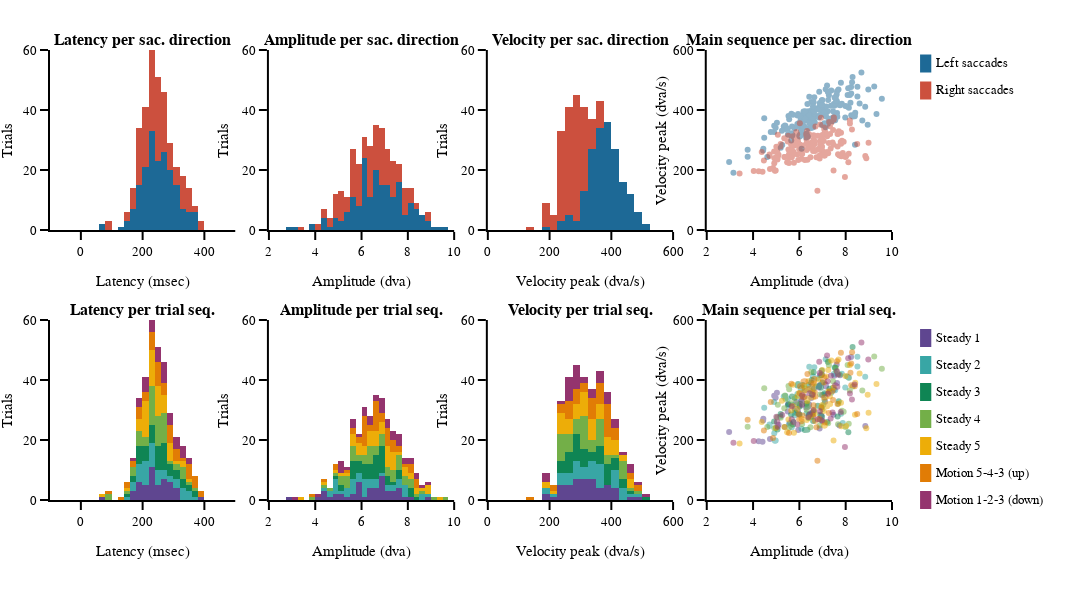

The cell this chart's notebook holds for it:
### Markdown cell above
#### Saccade parameter graph

### Code cell
# figure specific settings
subplot_titles = ('<b>Latency per sac. direction<b>', '<b>Amplitude per sac. direction<b>', '<b>Velocity per sac. direction<b>', '<b>Main sequence per sac. direction<b>',
                  '<b>Latency per trial seq.<b>', '<b>Amplitude per trial seq.<b>', '<b>Velocity per trial seq.<b>', '<b>Main sequence per trial seq.<b>',)
# subplot settings
rows, cols = 2, 4
leg_mergin = 200
fig_height, fig_width = 600,350*4+leg_mergin
column_widths,row_heights = [1,1,1,1],[1,1]
sb_specs = [[{},{},{},{}],[{},{},{},{}]]
fig = make_subplots(rows=rows, cols=cols, print_grid=False, vertical_spacing=0.2, horizontal_spacing=0.04, 
                    column_widths=column_widths, row_heights=row_heights, subplot_titles=subplot_titles)

x_legend = 1.05
y_legend_step = 0.06
y_legend_sd = 0.97
y_legend_ts = 0.36
rad_leg = 0.04

# Right / Left saccades
# ---------------------
for sd_num, sd in enumerate(sds):
    # plot
    fig.append_trace(go.Histogram(x=df_all.loc[(df_all.main_sac_trial == 1) & (df_all.saccade_direction == sd_num+1)]['sac_lat_trial'], name=sd, marker_color=sd_cols[sd_num], xbins_size = 20),row=1, col=1)
    fig.append_trace(go.Histogram(x=df_all.loc[(df_all.main_sac_trial == 1) & (df_all.saccade_direction == sd_num+1)]['sac_amp_trial'], name=sd, marker_color=sd_cols[sd_num], xbins_size = 0.25),row=1, col=2)
    fig.append_trace(go.Histogram(x=df_all.loc[(df_all.main_sac_trial == 1) & (df_all.saccade_direction == sd_num+1)]['sac_vpeak_trial'], name=sd, marker_color=sd_cols[sd_num], xbins_size = 25),row=1, col=3)
    fig.append_trace(go.Scatter(x=df_all.loc[(df_all.main_sac_trial == 1) & (df_all.saccade_direction == sd_num+1)]['sac_amp_trial'],
                                y=df_all.loc[(df_all.main_sac_trial == 1) & (df_all.saccade_direction == sd_num+1)]['sac_vpeak_trial'],name=sd, mode='markers',marker_color=sd_cols[sd_num],
                                line_width=0, opacity=0.5
                               ),row=1, col=4)
    
    # legend
    fig.add_annotation(xref='paper', yref='paper', x=x_legend, y=y_legend_sd-y_legend_step*sd_num, 
                       text=sd, showarrow=False, font_size = template_specs['axes_font_size'],xanchor = 'left', yanchor='middle')
    fig.add_shape(type='rect',xref='paper', yref='paper', fillcolor=sd_cols[sd_num],line_width=0,
                  x0=x_legend-0.01-rad_leg/6, y0=y_legend_sd-y_legend_step*sd_num-rad_leg/2, 
                  x1=x_legend-0.01+rad_leg/6, y1=y_legend_sd-y_legend_step*sd_num+rad_leg/2)

# Trials sequence
# ---------------
for ts_num, ts in enumerate(tss):
    # plot
    fig.append_trace(go.Histogram(x=df_all.loc[(df_all.main_sac_trial == 1) & (df_all.trial_sequence == ts_num+1)]['sac_lat_trial'], name=ts, marker_color=ts_cols[ts_num], xbins_size = 20),row=2, col=1)
    fig.append_trace(go.Histogram(x=df_all.loc[(df_all.main_sac_trial == 1) & (df_all.trial_sequence == ts_num+1)]['sac_amp_trial'], name=ts, marker_color=ts_cols[ts_num], xbins_size = 0.25),row=2, col=2)
    fig.append_trace(go.Histogram(x=df_all.loc[(df_all.main_sac_trial == 1) & (df_all.trial_sequence == ts_num+1)]['sac_vpeak_trial'], name=ts, marker_color=ts_cols[ts_num], xbins_size = 25),row=2, col=3)
    fig.append_trace(go.Scatter(x=df_all.loc[(df_all.main_sac_trial == 1) & (df_all.trial_sequence == ts_num+1)]['sac_amp_trial'],
                                y=df_all.loc[(df_all.main_sac_trial == 1) & (df_all.trial_sequence == ts_num+1)]['sac_vpeak_trial'],name=ts, mode='markers',marker_color=ts_cols[ts_num],
                                line_width=0, opacity=0.5
                               ),row=2, col=4)
    
    # legend
    fig.add_annotation(xref='paper', yref='paper', x=x_legend, y=y_legend_ts-(y_legend_step*ts_num), 
                       text=ts, showarrow=False, font_size = template_specs['axes_font_size'], xanchor = 'left', yanchor='middle')
    fig.add_shape(type='rect',xref='paper', yref='paper', fillcolor=ts_cols[ts_num],line_width=0,
                  x0=x_legend-0.01-rad_leg/6, y0=y_legend_ts-y_legend_step*ts_num-rad_leg/2, 
                  x1=x_legend-0.01+rad_leg/6, y1=y_legend_ts-y_legend_step*ts_num+rad_leg/2)

# axes settings
for row in np.arange(rows):
    for col in np.arange(cols):
        fig.update_xaxes(visible=True, ticklen=8, linewidth=template_specs['axes_width'], row=row+1, col=col+1)
        fig.update_yaxes(visible=True, ticklen=8, linewidth=template_specs['axes_width'], range=[0, 60], title='Trials',row=row+1, col=col+1)

fig.layout.update(xaxis_range =[-100,500],  xaxis5_range=[-100,500], 
                  xaxis2_range=[2,10],   xaxis6_range=[2,10],
                  xaxis3_range=[0,600],  xaxis7_range=[0,600],
                  xaxis4_range=[2,10],   xaxis8_range=[2,10],
                  yaxis4_range=[0,600],  yaxis8_range=[0,600],    
                  xaxis_title ='Latency (msec)',        xaxis5_title='Latency (msec)',
                  xaxis2_title='Amplitude (dva)',       xaxis6_title='Amplitude (dva)',
                  xaxis3_title='Velocity peak (dva/s)', xaxis7_title='Velocity peak (dva/s)',
                  xaxis4_title='Amplitude (dva)',       xaxis8_title='Amplitude (dva)',
                  yaxis4_title='Velocity peak (dva/s)', yaxis8_title='Velocity peak (dva/s)',
                 )
    
# Save figure
fig.layout.update(template=fig_template, width=fig_width, height=fig_height, margin_l=50, margin_r=leg_mergin, margin_t=50, margin_b=100, barmode='stack', showlegend=False)
fig.show()
if not os.path.exists(fig_dir):os.mkdir(fig_dir)    
fig.write_image('{}/{}_saccade_dist.pdf'.format(fig_dir, subject))

### Figure 1 — Plotly figure (JSON) as saved in the notebook; plotly's stock layout.template omitted (floating-point values rounded to 4 significant figures; data arrays with more than 128 entries replaced by an {"elided": "..."} marker saying what was removed)
{"data": [{"marker": {"color": "rgb(29, 105, 150)"}, "name": "Left saccades", "type": "histogram", "x": {"elided": "185 int values"}, "xaxis": "x", "xbins": {"size": 20}, "yaxis": "y"}, {"marker": {"color": "rgb(29, 105, 150)"}, "name": "Left saccades", "type": "histogram", "x": {"elided": "185 float values"}, "xaxis": "x2", "xbins": {"size": 0.25}, "yaxis": "y2"}, {"marker": {"color": "rgb(29, 105, 150)"}, "name": "Left saccades", "type": "histogram", "x": {"elided": "185 float values"}, "xaxis": "x3", "xbins": {"size": 25}, "yaxis": "y3"}, {"line": {"width": 0}, "marker": {"color": "rgb(29, 105, 150)"}, "mode": "markers", "name": "Left saccades", "opacity": 0.5, "type": "scatter", "x": {"elided": "185 float values"}, "xaxis": "x4", "y": {"elided": "185 float values"}, "yaxis": "y4"}, {"marker": {"color": "rgb(204, 80, 62)"}, "name": "Right saccades", "type": "histogram", "x": {"elided": "169 int values"}, "xaxis": "x", "xbins": {"size": 20}, "yaxis": "y"}, {"marker": {"color": "rgb(204, 80, 62)"}, "name": "Right saccades", "type": "histogram", "x": {"elided": "169 float values"}, "xaxis": "x2", "xbins": {"size": 0.25}, "yaxis": "y2"}, {"marker": {"color": "rgb(204, 80, 62)"}, "name": "Right saccades", "type": "histogram", "x": {"elided": "169 float values"}, "xaxis": "x3", "xbins": {"size": 25}, "yaxis": "y3"}, {"line": {"width": 0}, "marker": {"color": "rgb(204, 80, 62)"}, "mode": "markers", "name": "Right saccades", "opacity": 0.5, "type": "scatter", "x": {"elided": "169 float values"}, "xaxis": "x4", "y": {"elided": "169 float values"}, "yaxis": "y4"}, {"marker": {"color": "rgb(95, 70, 144)"}, "name": "Steady 1", "type": "histogram", "x": [277, 207, 197, 167, 193, 237, 205, 279, 288, 205, 232, 229, 309, 240, 301, 236, 257, 198, 220, 251, 261, 225, 181, 308, 265, 289, 283, 381, 290, 188, 235, 238, 192, 267, 281, 287, 202, 61, 234, 231, 173, 220, 206, 306, 263, 176, 254, 269, 259], "xaxis": "x5", "xbins": {"size": 20}, "yaxis": "y5"}, {"marker": {"color": "rgb(95, 70, 144)"}, "name": "Steady 1", "type": "histogram", "x": [7.627, 6.844, 5.497, 6.868, 6.982, 7.133, 7.109, 6.875, 7.759, 6.42, 6.977, 6.537, 8.234, 7.471, 5.802, 7.509, 6.894, 6.995, 6.947, 4.244, 7.309, 5.101, 5.937, 4.913, 4.434, 5.505, 4.443, 7.731, 4.73, 5.994, 6.414, 4.408, 6.5, 7.15, 4.975, 2.967, 8.847, 5.03, 6.233, 6.511, 7.483, 5.579, 5.867, 7.61, 6.581, 5.982, 6.369, 6.291, 5.953], "xaxis": "x6", "xbins": {"size": 0.25}, "yaxis": "y6"}, {"marker": {"color": "rgb(95, 70, 144)"}, "name": "Steady 1", "type": "histogram", "x": [389.6, 374.7, 294.9, 382.2, 349.8, 384.8, 327.7, 238.7, 415.8, 318.8, 418.0, 291.9, 476.8, 283.9, 304.1, 414.3, 416.0, 262.8, 281.9, 195.7, 362.9, 250.7, 295.5, 347.5, 265.4, 318.1, 270.9, 248.7, 203.1, 314.1, 313.3, 194.5, 391.5, 378.6, 341.0, 226.7, 246.4, 357.4, 343.9, 339.6, 367.7, 256.8, 326.6, 451.8, 278.0, 285.1, 310.4, 308.0, 233.1], "xaxis": "x7", "xbins": {"size": 25}, "yaxis": "y7"}, {"line": {"width": 0}, "marker": {"color": "rgb(95, 70, 144)"}, "mode": "markers", "name": "Steady 1", "opacity": 0.5, "type": "scatter", "x": [7.627, 6.844, 5.497, 6.868, 6.982, 7.133, 7.109, 6.875, 7.759, 6.42, 6.977, 6.537, 8.234, 7.471, 5.802, 7.509, 6.894, 6.995, 6.947, 4.244, 7.309, 5.101, 5.937, 4.913, 4.434, 5.505, 4.443, 7.731, 4.73, 5.994, 6.414, 4.408, 6.5, 7.15, 4.975, 2.967, 8.847, 5.03, 6.233, 6.511, 7.483, 5.579, 5.867, 7.61, 6.581, 5.982, 6.369, 6.291, 5.953], "xaxis": "x8", "y": [389.6, 374.7, 294.9, 382.2, 349.8, 384.8, 327.7, 238.7, 415.8, 318.8, 418.0, 291.9, 476.8, 283.9, 304.1, 414.3, 416.0, 262.8, 281.9, 195.7, 362.9, 250.7, 295.5, 347.5, 265.4, 318.1, 270.9, 248.7, 203.1, 314.1, 313.3, 194.5, 391.5, 378.6, 341.0, 226.7, 246.4, 357.4, 343.9, 339.6, 367.7, 256.8, 326.6, 451.8, 278.0, 285.1, 310.4, 308.0, 233.1], "yaxis": "y8"}, {"marker": {"color": "rgb(56, 166, 165)"}, "name": "Steady 2", "type": "histogram", "x": [319, 183, 232, 341, 235, 301, 198, 236, 296, 213, 249, 274, 337, 215, 181, 259, 217, 251, 169, 206, 250, 270, 372, 330, 289, 329, 201, 279, 181, 338, 238, 191, 233, 345, 311, 193, 206, 207, 234, 238, 246, 172, 154, 229, 219, 168, 342], "xaxis": "x5", "xbins": {"size": 20}, "yaxis": "y5"}, {"marker": {"color": "rgb(56, 166, 165)"}, "name": "Steady 2", "type": "histogram", "x": [4.706, 7.98, 4.907, 7.874, 5.594, 7.545, 5.702, 5.181, 8.842, 6.645, 6.131, 6.77, 8.507, 4.713, 6.308, 6.091, 6.061, 6.306, 6.612, 5.912, 7.487, 6.126, 6.073, 7.834, 4.942, 4.977, 5.324, 5.402, 5.55, 5.797, 7.799, 5.797, 7.553, 7.136, 6.427, 6.017, 7.374, 4.482, 5.498, 4.979, 6.588, 5.673, 8.507, 5.518, 4.916, 7.523, 7.097], "xaxis": "x6", "xbins": {"size": 0.25}, "yaxis": "y6"}, {"marker": {"color": "rgb(56, 166, 165)"}, "name": "Steady 2", "type": "histogram", "x": [247.0, 375.0, 327.1, 256.4, 253.4, 365.5, 316.8, 278.1, 410.6, 442.5, 374.5, 406.0, 444.9, 251.7, 314.3, 237.8, 369.0, 288.2, 293.1, 353.1, 420.0, 373.8, 334.5, 421.0, 197.1, 198.1, 345.2, 347.1, 251.5, 281.5, 287.8, 296.7, 422.9, 469.1, 443.9, 348.0, 357.6, 307.9, 337.5, 241.0, 412.2, 242.3, 477.5, 313.9, 222.6, 441.7, 351.3], "xaxis": "x7", "xbins": {"size": 25}, "yaxis": "y7"}, {"line": {"width": 0}, "marker": {"color": "rgb(56, 166, 165)"}, "mode": "markers", "name": "Steady 2", "opacity": 0.5, "type": "scatter", "x": [4.706, 7.98, 4.907, 7.874, 5.594, 7.545, 5.702, 5.181, 8.842, 6.645, 6.131, 6.77, 8.507, 4.713, 6.308, 6.091, 6.061, 6.306, 6.612, 5.912, 7.487, 6.126, 6.073, 7.834, 4.942, 4.977, 5.324, 5.402, 5.55, 5.797, 7.799, 5.797, 7.553, 7.136, 6.427, 6.017, 7.374, 4.482, 5.498, 4.979, 6.588, 5.673, 8.507, 5.518, 4.916, 7.523, 7.097], "xaxis": "x8", "y": [247.0, 375.0, 327.1, 256.4, 253.4, 365.5, 316.8, 278.1, 410.6, 442.5, 374.5, 406.0, 444.9, 251.7, 314.3, 237.8, 369.0, 288.2, 293.1, 353.1, 420.0, 373.8, 334.5, 421.0, 197.1, 198.1, 345.2, 347.1, 251.5, 281.5, 287.8, 296.7, 422.9, 469.1, 443.9, 348.0, 357.6, 307.9, 337.5, 241.0, 412.2, 242.3, 477.5, 313.9, 222.6, 441.7, 351.3], "yaxis": "y8"}, {"marker": {"color": "rgb(15, 133, 84)"}, "name": "Steady 3", "type": "histogram", "x": [345, 266, 247, 274, 338, 245, 270, 181, 300, 237, 264, 268, 352, 195, 174, 247, 294, 274, 216, 326, 267, 214, 237, 188, 242, 372, 323, 259, 263, 290, 316, 236, 231, 376, 198, 269, 281, 227, 246, 227, 251, 216, 197, 190, 293, 241, 200, 208, 166, 151, 313], "xaxis": "x5", "xbins": {"size": 20}, "yaxis": "y5"}, {"marker": {"color": "rgb(15, 133, 84)"}, "name": "Steady 3", "type": "histogram", "x": [6.297, 5.712, 6.349, 8.064, 6.012, 5.743, 5.829, 6.41, 6.235, 6.397, 7.082, 6.534, 6.955, 6.617, 5.788, 6.992, 8.137, 6.706, 6.021, 7.653, 5.916, 6.964, 6.546, 6.792, 6.044, 7.299, 6.581, 5.522, 6.547, 5.19, 7.701, 6.151, 5.682, 5.722, 5.054, 6.899, 8.115, 7.548, 6.618, 6.958, 7.2, 6.9, 5.944, 6.93, 8.297, 6.979, 7.229, 6.401, 6.592, 4.908, 5.642], "xaxis": "x6", "xbins": {"size": 0.25}, "yaxis": "y6"}, {"marker": {"color": "rgb(15, 133, 84)"}, "name": "Steady 3", "type": "histogram", "x": [321.2, 252.3, 233.9, 411.3, 284.8, 260.1, 291.1, 284.3, 233.3, 273.0, 355.6, 400.0, 310.2, 371.6, 341.6, 392.0, 407.3, 378.5, 312.1, 278.0, 381.7, 431.7, 350.5, 313.9, 320.0, 370.5, 354.8, 319.3, 287.3, 286.7, 329.3, 383.7, 345.1, 252.1, 235.4, 283.8, 225.6, 441.0, 426.1, 415.5, 260.0, 382.6, 386.4, 373.8, 509.6, 277.4, 460.1, 383.7, 263.1, 262.0, 285.2], "xaxis": "x7", "xbins": {"size": 25}, "yaxis": "y7"}, {"line": {"width": 0}, "marker": {"color": "rgb(15, 133, 84)"}, "mode": "markers", "name": "Steady 3", "opacity": 0.5, "type": "scatter", "x": [6.297, 5.712, 6.349, 8.064, 6.012, 5.743, 5.829, 6.41, 6.235, 6.397, 7.082, 6.534, 6.955, 6.617, 5.788, 6.992, 8.137, 6.706, 6.021, 7.653, 5.916, 6.964, 6.546, 6.792, 6.044, 7.299, 6.581, 5.522, 6.547, 5.19, 7.701, 6.151, 5.682, 5.722, 5.054, 6.899, 8.115, 7.548, 6.618, 6.958, 7.2, 6.9, 5.944, 6.93, 8.297, 6.979, 7.229, 6.401, 6.592, 4.908, 5.642], "xaxis": "x8", "y": [321.2, 252.3, 233.9, 411.3, 284.8, 260.1, 291.1, 284.3, 233.3, 273.0, 355.6, 400.0, 310.2, 371.6, 341.6, 392.0, 407.3, 378.5, 312.1, 278.0, 381.7, 431.7, 350.5, 313.9, 320.0, 370.5, 354.8, 319.3, 287.3, 286.7, 329.3, 383.7, 345.1, 252.1, 235.4, 283.8, 225.6, 441.0, 426.1, 415.5, 260.0, 382.6, 386.4, 373.8, 509.6, 277.4, 460.1, 383.7, 263.1, 262.0, 285.2], "yaxis": "y8"}, {"marker": {"color": "rgb(115, 175, 72)"}, "name": "Steady 4", "type": "histogram", "x": [198, 199, 196, 151, 174, 276, 221, 83, 239, 321, 240, 220, 172, 178, 274, 203, 187, 278, 222, 278, 229, 262, 214, 203, 332, 242, 251, 232, 260, 346, 366, 260, 271, 248, 301, 197, 304, 331, 220, 256, 226, 234, 96, 260, 228, 243, 258, 230, 258, 249, 324, 221, 262, 235, 282, 249], "xaxis": "x5", "xbins": {"size": 20}, "yaxis": "y5"}, {"marker": {"color": "rgb(115, 175, 72)"}, "name": "Steady 4", "type": "histogram", "x": [6.12, 7.837, 7.036, 9.562, 8.082, 7.721, 6.464, 6.478, 6.627, 7.243, 9.232, 7.27, 8.132, 6.986, 6.313, 8.304, 7.449, 7.991, 7.452, 6.887, 6.516, 7.568, 7.275, 7.67, 8.718, 5.648, 3.766, 5.56, 5.797, 6.35, 5.364, 6.898, 5.633, 7.913, 5.402, 8.178, 7.68, 7.08, 5.376, 5.529, 6.503, 6.314, 4.922, 7.586, 6.366, 6.216, 5.196, 4.614, 5.902, 6.875, 5.046, 5.347, 5.069, 5.545, 6.247, 4.481], "xaxis": "x6", "xbins": {"size": 0.25}, "yaxis": "y6"}, {"marker": {"color": "rgb(115, 175, 72)"}, "name": "Steady 4", "type": "histogram", "x": [253.4, 297.2, 317.3, 437.6, 449.6, 418.3, 364.4, 242.1, 297.0, 255.4, 478.6, 460.8, 253.8, 302.1, 300.6, 378.5, 374.7, 243.4, 395.8, 267.9, 426.4, 440.5, 449.0, 252.7, 365.2, 322.7, 244.3, 368.8, 338.6, 323.4, 243.2, 351.7, 249.2, 294.0, 336.7, 364.9, 320.7, 333.8, 348.4, 379.7, 276.4, 321.5, 239.3, 431.2, 311.4, 365.5, 274.5, 243.3, 319.1, 248.1, 275.7, 305.9, 317.6, 240.5, 371.1, 372.7], "xaxis": "x7", "xbins": {"size": 25}, "yaxis": "y7"}, {"line": {"width": 0}, "marker": {"color": "rgb(115, 175, 72)"}, "mode": "markers", "name": "Steady 4", "opacity": 0.5, "type": "scatter", "x": [6.12, 7.837, 7.036, 9.562, 8.082, 7.721, 6.464, 6.478, 6.627, 7.243, 9.232, 7.27, 8.132, 6.986, 6.313, 8.304, 7.449, 7.991, 7.452, 6.887, 6.516, 7.568, 7.275, 7.67, 8.718, 5.648, 3.766, 5.56, 5.797, 6.35, 5.364, 6.898, 5.633, 7.913, 5.402, 8.178, 7.68, 7.08, 5.376, 5.529, 6.503, 6.314, 4.922, 7.586, 6.366, 6.216, 5.196, 4.614, 5.902, 6.875, 5.046, 5.347, 5.069, 5.545, 6.247, 4.481], "xaxis": "x8", "y": [253.4, 297.2, 317.3, 437.6, 449.6, 418.3, 364.4, 242.1, 297.0, 255.4, 478.6, 460.8, 253.8, 302.1, 300.6, 378.5, 374.7, 243.4, 395.8, 267.9, 426.4, 440.5, 449.0, 252.7, 365.2, 322.7, 244.3, 368.8, 338.6, 323.4, 243.2, 351.7, 249.2, 294.0, 336.7, 364.9, 320.7, 333.8, 348.4, 379.7, 276.4, 321.5, 239.3, 431.2, 311.4, 365.5, 274.5, 243.3, 319.1, 248.1, 275.7, 305.9, 317.6, 240.5, 371.1, 372.7], "yaxis": "y8"}, {"marker": {"color": "rgb(237, 173, 8)"}, "name": "Steady 5", "type": "histogram", "x": [253, 259, 234, 219, 289, 237, 221, 213, 183, 72, 341, 228, 228, 252, 296, 212, 297, 245, 224, 225, 225, 215, 220, 218, 274, 296, 205, 294, 256, 206, 182, 251, 319, 331, 292, 218, 248, 240, 239, 208, 276, 260, 205, 234, 233, 251, 266, 193, 247, 273, 219, 202, 149, 268, 328, 193], "xaxis": "x5", "xbins": {"size": 20}, "yaxis": "y5"}, {"marker": {"color": "rgb(237, 173, 8)"}, "name": "Steady 5", "type": "histogram", "x": [6.576, 7.813, 8.018, 6.658, 7.262, 7.318, 6.317, 8.181, 6.989, 7.38, 8.95, 8.89, 6.97, 7.798, 7.69, 6.333, 8.401, 7.199, 8.412, 7.986, 6.208, 6.414, 7.099, 6.628, 5.765, 9.33, 6.095, 3.416, 7.475, 5.527, 6.389, 5.981, 6.816, 6.596, 6.11, 5.471, 5.72, 7.055, 5.722, 5.921, 7.327, 8.601, 8.988, 6.39, 7.49, 7.069, 7.209, 5.914, 6.633, 7.162, 4.988, 4.374, 7.244, 6.967, 5.247, 5.647], "xaxis": "x6", "xbins": {"size": 0.25}, "yaxis": "y6"}, {"marker": {"color": "rgb(237, 173, 8)"}, "name": "Steady 5", "type": "histogram", "x": [357.9, 245.7, 246.8, 287.8, 362.1, 345.9, 266.9, 450.3, 433.2, 464.8, 350.9, 239.1, 315.4, 324.0, 468.6, 329.9, 284.5, 312.6, 390.8, 413.2, 379.8, 274.4, 248.7, 300.7, 223.9, 387.0, 271.2, 188.5, 198.1, 267.9, 395.8, 356.9, 401.8, 342.5, 345.2, 226.1, 312.3, 296.6, 384.0, 346.6, 320.2, 421.3, 290.9, 339.5, 374.7, 248.1, 318.1, 303.2, 388.4, 412.0, 240.2, 260.2, 433.1, 416.6, 330.5, 298.3], "xaxis": "x7", "xbins": {"size": 25}, "yaxis": "y7"}, {"line": {"width": 0}, "marker": {"color": "rgb(237, 173, 8)"}, "mode": "markers", "name": "Steady 5", "opacity": 0.5, "type": "scatter", "x": [6.576, 7.813, 8.018, 6.658, 7.262, 7.318, 6.317, 8.181, 6.989, 7.38, 8.95, 8.89, 6.97, 7.798, 7.69, 6.333, 8.401, 7.199, 8.412, 7.986, 6.208, 6.414, 7.099, 6.628, 5.765, 9.33, 6.095, 3.416, 7.475, 5.527, 6.389, 5.981, 6.816, 6.596, 6.11, 5.471, 5.72, 7.055, 5.722, 5.921, 7.327, 8.601, 8.988, 6.39, 7.49, 7.069, 7.209, 5.914, 6.633, 7.162, 4.988, 4.374, 7.244, 6.967, 5.247, 5.647], "xaxis": "x8", "y": [357.9, 245.7, 246.8, 287.8, 362.1, 345.9, 266.9, 450.3, 433.2, 464.8, 350.9, 239.1, 315.4, 324.0, 468.6, 329.9, 284.5, 312.6, 390.8, 413.2, 379.8, 274.4, 248.7, 300.7, 223.9, 387.0, 271.2, 188.5, 198.1, 267.9, 395.8, 356.9, 401.8, 342.5, 345.2, 226.1, 312.3, 296.6, 384.0, 346.6, 320.2, 421.3, 290.9, 339.5, 374.7, 248.1, 318.1, 303.2, 388.4, 412.0, 240.2, 260.2, 433.1, 416.6, 330.5, 298.3], "yaxis": "y8"}, {"marker": {"color": "rgb(225, 124, 5)"}, "name": "Motion 5-4-3 (up)", "type": "histogram", "x": [204, 259, 227, 365, 377, 191, 253, 217, 246, 156, 235, 255, 85, 288, 266, 264, 366, 248, 357, 270, 209, 192, 187, 370, 394, 285, 296, 337, 302, 251, 307, 225, 137, 351, 357, 354, 398, 233, 318, 261, 152, 179, 309, 280, 345, 256, 249, 283, 289, 234, 227, 187, 178], "xaxis": "x5", "xbins": {"size": 20}, "yaxis": "y5"}, {"marker": {"color": "rgb(225, 124, 5)"}, "name": "Motion 5-4-3 (up)", "type": "histogram", "x": [7.272, 5.991, 7.456, 6.664, 7.13, 6.641, 5.655, 7.085, 5.966, 6.678, 8.24, 7.423, 6.694, 7.287, 6.177, 7.647, 8.239, 6.616, 6.737, 6.407, 6.066, 7.072, 7.018, 7.067, 4.863, 6.189, 3.766, 6.093, 6.347, 4.468, 4.764, 6.02, 6.562, 6.222, 5.553, 6.592, 6.854, 8.497, 7.627, 6.145, 6.951, 8.392, 8.207, 5.357, 6.779, 6.57, 7.096, 7.794, 6.622, 6.031, 6.155, 6.249, 8.276], "xaxis": "x6", "xbins": {"size": 0.25}, "yaxis": "y6"}, {"marker": {"color": "rgb(225, 124, 5)"}, "name": "Motion 5-4-3 (up)", "type": "histogram", "x": [289.7, 269.2, 333.6, 358.8, 342.8, 403.5, 387.7, 408.5, 285.5, 263.3, 382.9, 362.9, 345.0, 359.8, 395.2, 320.3, 454.9, 316.2, 242.6, 370.1, 379.0, 341.6, 398.7, 392.0, 206.6, 343.6, 267.2, 262.6, 420.0, 231.7, 326.3, 355.5, 383.8, 363.3, 223.3, 283.6, 270.6, 286.3, 462.8, 281.6, 308.0, 379.0, 423.9, 243.2, 131.0, 373.8, 258.3, 491.1, 395.5, 378.8, 344.6, 395.8, 492.7], "xaxis": "x7", "xbins": {"size": 25}, "yaxis": "y7"}, {"line": {"width": 0}, "marker": {"color": "rgb(225, 124, 5)"}, "mode": "markers", "name": "Motion 5-4-3 (up)", "opacity": 0.5, "type": "scatter", "x": [7.272, 5.991, 7.456, 6.664, 7.13, 6.641, 5.655, 7.085, 5.966, 6.678, 8.24, 7.423, 6.694, 7.287, 6.177, 7.647, 8.239, 6.616, 6.737, 6.407, 6.066, 7.072, 7.018, 7.067, 4.863, 6.189, 3.766, 6.093, 6.347, 4.468, 4.764, 6.02, 6.562, 6.222, 5.553, 6.592, 6.854, 8.497, 7.627, 6.145, 6.951, 8.392, 8.207, 5.357, 6.779, 6.57, 7.096, 7.794, 6.622, 6.031, 6.155, 6.249, 8.276], "xaxis": "x8", "y": [289.7, 269.2, 333.6, 358.8, 342.8, 403.5, 387.7, 408.5, 285.5, 263.3, 382.9, 362.9, 345.0, 359.8, 395.2, 320.3, 454.9, 316.2, 242.6, 370.1, 379.0, 341.6, 398.7, 392.0, 206.6, 343.6, 267.2, 262.6, 420.0, 231.7, 326.3, 355.5, 383.8, 363.3, 223.3, 283.6, 270.6, 286.3, 462.8, 281.6, 308.0, 379.0, 423.9, 243.2, 131.0, 373.8, 258.3, 491.1, 395.5, 378.8, 344.6, 395.8, 492.7], "yaxis": "y8"}, {"marker": {"color": "rgb(148, 52, 110)"}, "name": "Motion 1-2-3 (down)", "type": "histogram", "x": [266, 350, 229, 311, 226, 219, 267, 302, 190, 185, 272, 222, 239, 334, 243, 301, 211, 283, 264, 206, 313, 321, 249, 260, 256, 326, 349, 249, 183, 299, 274, 249, 292, 211, 267, 320, 239, 298, 219, 223, 178, 236], "xaxis": "x5", "xbins": {"size": 20}, "yaxis": "y5"}, {"marker": {"color": "rgb(148, 52, 110)"}, "name": "Motion 1-2-3 (down)", "type": "histogram", "x": [6.118, 8.977, 3.151, 7.664, 6.565, 6.116, 6.453, 7.546, 6.885, 6.387, 7.223, 6.965, 5.671, 7.786, 7.64, 7.622, 7.36, 7.195, 7.434, 8.271, 5.667, 6.882, 4.029, 5.259, 5.067, 7.351, 6.439, 5.743, 5.005, 8.183, 7.967, 6.105, 7.234, 6.797, 8.108, 6.611, 8.385, 5.037, 8.679, 5.913, 6.858, 5.042], "xaxis": "x6", "xbins": {"size": 0.25}, "yaxis": "y6"}, {"marker": {"color": "rgb(148, 52, 110)"}, "name": "Motion 1-2-3 (down)", "type": "histogram", "x": [317.4, 468.2, 191.2, 417.9, 350.7, 349.5, 286.1, 382.2, 295.8, 276.6, 396.1, 265.7, 269.4, 293.6, 377.3, 429.4, 414.0, 481.7, 291.5, 335.0, 312.2, 422.9, 197.0, 283.6, 243.9, 271.3, 356.2, 259.9, 277.6, 355.4, 176.5, 330.6, 354.5, 269.5, 472.5, 299.4, 384.6, 258.6, 524.7, 251.4, 460.9, 262.1], "xaxis": "x7", "xbins": {"size": 25}, "yaxis": "y7"}, {"line": {"width": 0}, "marker": {"color": "rgb(148, 52, 110)"}, "mode": "markers", "name": "Motion 1-2-3 (down)", "opacity": 0.5, "type": "scatter", "x": [6.118, 8.977, 3.151, 7.664, 6.565, 6.116, 6.453, 7.546, 6.885, 6.387, 7.223, 6.965, 5.671, 7.786, 7.64, 7.622, 7.36, 7.195, 7.434, 8.271, 5.667, 6.882, 4.029, 5.259, 5.067, 7.351, 6.439, 5.743, 5.005, 8.183, 7.967, 6.105, 7.234, 6.797, 8.108, 6.611, 8.385, 5.037, 8.679, 5.913, 6.858, 5.042], "xaxis": "x8", "y": [317.4, 468.2, 191.2, 417.9, 350.7, 349.5, 286.1, 382.2, 295.8, 276.6, 396.1, 265.7, 269.4, 293.6, 377.3, 429.4, 414.0, 481.7, 291.5, 335.0, 312.2, 422.9, 197.0, 283.6, 243.9, 271.3, 356.2, 259.9, 277.6, 355.4, 176.5, 330.6, 354.5, 269.5, 472.5, 299.4, 384.6, 258.6, 524.7, 251.4, 460.9, 262.1], "yaxis": "y8"}], "layout": {"annotations": [{"font": {"size": 16}, "showarrow": false, "text": "<b>Latency per sac. direction<b>", "x": 0.11, "xanchor": "center", "xref": "paper", "y": 1, "yanchor": "bottom", "yref": "paper"}, {"font": {"size": 16}, "showarrow": false, "text": "<b>Amplitude per sac. direction<b>", "x": 0.37, "xanchor": "center", "xref": "paper", "y": 1, "yanchor": "bottom", "yref": "paper"}, {"font": {"size": 16}, "showarrow": false, "text": "<b>Velocity per sac. direction<b>", "x": 0.63, "xanchor": "center", "xref": "paper", "y": 1, "yanchor": "bottom", "yref": "paper"}, {"font": {"size": 16}, "showarrow": false, "text": "<b>Main sequence per sac. direction<b>", "x": 0.89, "xanchor": "center", "xref": "paper", "y": 1, "yanchor": "bottom", "yref": "paper"}, {"font": {"size": 16}, "showarrow": false, "text": "<b>Latency per trial seq.<b>", "x": 0.11, "xanchor": "center", "xref": "paper", "y": 0.4, "yanchor": "bottom", "yref": "paper"}, {"font": {"size": 16}, "showarrow": false, "text": "<b>Amplitude per trial seq.<b>", "x": 0.37, "xanchor": "center", "xref": "paper", "y": 0.4, "yanchor": "bottom", "yref": "paper"}, {"font": {"size": 16}, "showarrow": false, "text": "<b>Velocity per trial seq.<b>", "x": 0.63, "xanchor": "center", "xref": "paper", "y": 0.4, "yanchor": "bottom", "yref": "paper"}, {"font": {"size": 16}, "showarrow": false, "text": "<b>Main sequence per trial seq.<b>", "x": 0.89, "xanchor": "center", "xref": "paper", "y": 0.4, "yanchor": "bottom", "yref": "paper"}, {"font": {"size": 13}, "showarrow": false, "text": "Left saccades", "x": 1.05, "xanchor": "left", "xref": "paper", "y": 0.97, "yanchor": "middle", "yref": "paper"}, {"font": {"size": 13}, "showarrow": false, "text": "Right saccades", "x": 1.05, "xanchor": "left", "xref": "paper", "y": 0.91, "yanchor": "middle", "yref": "paper"}, {"font": {"size": 13}, "showarrow": false, "text": "Steady 1", "x": 1.05, "xanchor": "left", "xref": "paper", "y": 0.36, "yanchor": "middle", "yref": "paper"}, {"font": {"size": 13}, "showarrow": false, "text": "Steady 2", "x": 1.05, "xanchor": "left", "xref": "paper", "y": 0.3, "yanchor": "middle", "yref": "paper"}, {"font": {"size": 13}, "showarrow": false, "text": "Steady 3", "x": 1.05, "xanchor": "left", "xref": "paper", "y": 0.24, "yanchor": "middle", "yref": "paper"}, {"font": {"size": 13}, "showarrow": false, "text": "Steady 4", "x": 1.05, "xanchor": "left", "xref": "paper", "y": 0.18, "yanchor": "middle", "yref": "paper"}, {"font": {"size": 13}, "showarrow": false, "text": "Steady 5", "x": 1.05, "xanchor": "left", "xref": "paper", "y": 0.12, "yanchor": "middle", "yref": "paper"}, {"font": {"size": 13}, "showarrow": false, "text": "Motion 5-4-3 (up)", "x": 1.05, "xanchor": "left", "xref": "paper", "y": 0.06, "yanchor": "middle", "yref": "paper"}, {"font": {"size": 13}, "showarrow": false, "text": "Motion 1-2-3 (down)", "x": 1.05, "xanchor": "left", "xref": "paper", "y": 0, "yanchor": "middle", "yref": "paper"}], "barmode": "stack", "height": 600, "margin": {"b": 100, "l": 50, "r": 200, "t": 50}, "shapes": [{"fillcolor": "rgb(29, 105, 150)", "line": {"width": 0}, "type": "rect", "x0": 1.033, "x1": 1.047, "xref": "paper", "y0": 0.95, "y1": 0.99, "yref": "paper"}, {"fillcolor": "rgb(204, 80, 62)", "line": {"width": 0}, "type": "rect", "x0": 1.033, "x1": 1.047, "xref": "paper", "y0": 0.89, "y1": 0.93, "yref": "paper"}, {"fillcolor": "rgb(95, 70, 144)", "line": {"width": 0}, "type": "rect", "x0": 1.033, "x1": 1.047, "xref": "paper", "y0": 0.34, "y1": 0.38, "yref": "paper"}, {"fillcolor": "rgb(56, 166, 165)", "line": {"width": 0}, "type": "rect", "x0": 1.033, "x1": 1.047, "xref": "paper", "y0": 0.28, "y1": 0.32, "yref": "paper"}, {"fillcolor": "rgb(15, 133, 84)", "line": {"width": 0}, "type": "rect", "x0": 1.033, "x1": 1.047, "xref": "paper", "y0": 0.22, "y1": 0.26, "yref": "paper"}, {"fillcolor": "rgb(115, 175, 72)", "line": {"width": 0}, "type": "rect", "x0": 1.033, "x1": 1.047, "xref": "paper", "y0": 0.16, "y1": 0.2, "yref": "paper"}, {"fillcolor": "rgb(237, 173, 8)", "line": {"width": 0}, "type": "rect", "x0": 1.033, "x1": 1.047, "xref": "paper", "y0": 0.1, "y1": 0.14, "yref": "paper"}, {"fillcolor": "rgb(225, 124, 5)", "line": {"width": 0}, "type": "rect", "x0": 1.033, "x1": 1.047, "xref": "paper", "y0": 0.04, "y1": 0.08, "yref": "paper"}, {"fillcolor": "rgb(148, 52, 110)", "line": {"width": 0}, "type": "rect", "x0": 1.033, "x1": 1.047, "xref": "paper", "y0": -0.02, "y1": 0.02, "yref": "paper"}], "showlegend": false, "width": 1600, "xaxis": {"anchor": "y", "domain": [0, 0.22], "linewidth": 2, "range": [-100, 500], "ticklen": 8, "title": {"text": "Latency (msec)"}, "type": "linear", "visible": true}, "xaxis2": {"anchor": "y2", "domain": [0.26, 0.48], "linewidth": 2, "range": [2, 10], "ticklen": 8, "title": {"text": "Amplitude (dva)"}, "type": "linear", "visible": true}, "xaxis3": {"anchor": "y3", "domain": [0.52, 0.74], "linewidth": 2, "range": [0, 600], "ticklen": 8, "title": {"text": "Velocity peak (dva/s)"}, "type": "linear", "visible": true}, "xaxis4": {"anchor": "y4", "domain": [0.78, 1], "linewidth": 2, "range": [2, 10], "ticklen": 8, "title": {"text": "Amplitude (dva)"}, "type": "linear", "visible": true}, "xaxis5": {"anchor": "y5", "domain": [0, 0.22], "linewidth": 2, "range": [-100, 500], "ticklen": 8, "title": {"text": "Latency (msec)"}, "type": "linear", "visible": true}, "xaxis6": {"anchor": "y6", "domain": [0.26, 0.48], "linewidth": 2, "range": [2, 10], "ticklen": 8, "title": {"text": "Amplitude (dva)"}, "type": "linear", "visible": true}, "xaxis7": {"anchor": "y7", "domain": [0.52, 0.74], "linewidth": 2, "range": [0, 600], "ticklen": 8, "title": {"text": "Velocity peak (dva/s)"}, "type": "linear", "visible": true}, "xaxis8": {"anchor": "y8", "domain": [0.78, 1], "linewidth": 2, "range": [2, 10], "ticklen": 8, "title": {"text": "Amplitude (dva)"}, "type": "linear", "visible": true}, "yaxis": {"anchor": "x", "domain": [0.6, 1], "linewidth": 2, "range": [0, 60], "ticklen": 8, "title": {"text": "Trials"}, "visible": true}, "yaxis2": {"anchor": "x2", "domain": [0.6, 1], "linewidth": 2, "range": [0, 60], "ticklen": 8, "title": {"text": "Trials"}, "visible": true}, "yaxis3": {"anchor": "x3", "domain": [0.6, 1], "linewidth": 2, "range": [0, 60], "ticklen": 8, "title": {"text": "Trials"}, "visible": true}, "yaxis4": {"anchor": "x4", "domain": [0.6, 1], "linewidth": 2, "range": [0, 600], "ticklen": 8, "title": {"text": "Velocity peak (dva/s)"}, "type": "linear", "visible": true}, "yaxis5": {"anchor": "x5", "domain": [0, 0.4], "linewidth": 2, "range": [0, 60], "ticklen": 8, "title": {"text": "Trials"}, "visible": true}, "yaxis6": {"anchor": "x6", "domain": [0, 0.4], "linewidth": 2, "range": [0, 60], "ticklen": 8, "title": {"text": "Trials"}, "visible": true}, "yaxis7": {"anchor": "x7", "domain": [0, 0.4], "linewidth": 2, "range": [0, 60], "ticklen": 8, "title": {"text": "Trials"}, "visible": true}, "yaxis8": {"anchor": "x8", "domain": [0, 0.4], "linewidth": 2, "range": [0, 600], "ticklen": 8, "title": {"text": "Velocity peak (dva/s)"}, "type": "linear", "visible": true}}}
